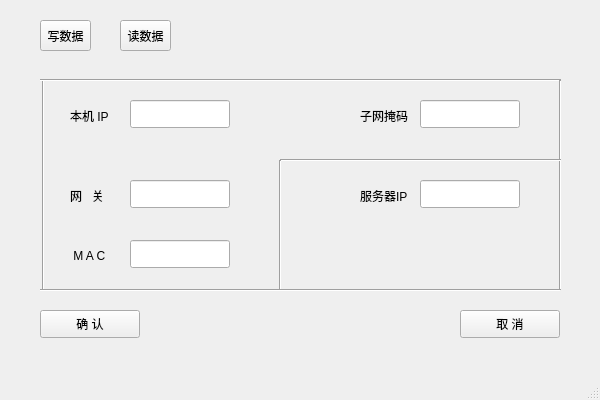
<?xml version="1.0" encoding="UTF-8"?>
<ui version="4.0">
 <class>MainWindow2</class>
 <widget class="QMainWindow" name="MainWindow2">
  <property name="geometry">
   <rect>
    <x>0</x>
    <y>0</y>
    <width>600</width>
    <height>400</height>
   </rect>
  </property>
  <property name="windowTitle">
   <string>IP配置工具</string>
  </property>
  <widget class="QWidget" name="centralwidget">
   <widget class="QPushButton" name="pushButton">
    <property name="geometry">
     <rect>
      <x>40</x>
      <y>310</y>
      <width>100</width>
      <height>28</height>
     </rect>
    </property>
    <property name="text">
     <string>确 认</string>
    </property>
   </widget>
   <widget class="QPushButton" name="pushButton_2">
    <property name="geometry">
     <rect>
      <x>460</x>
      <y>310</y>
      <width>100</width>
      <height>28</height>
     </rect>
    </property>
    <property name="text">
     <string>取 消</string>
    </property>
   </widget>
   <widget class="QLineEdit" name="lineEdit_3">
    <property name="geometry">
     <rect>
      <x>130</x>
      <y>180</y>
      <width>100</width>
      <height>28</height>
     </rect>
    </property>
   </widget>
   <widget class="Line" name="line">
    <property name="geometry">
     <rect>
      <x>33</x>
      <y>80</y>
      <width>20</width>
      <height>211</height>
     </rect>
    </property>
    <property name="orientation">
     <enum>Qt::Vertical</enum>
    </property>
   </widget>
   <widget class="Line" name="line_6">
    <property name="geometry">
     <rect>
      <x>40</x>
      <y>70</y>
      <width>521</width>
      <height>20</height>
     </rect>
    </property>
    <property name="orientation">
     <enum>Qt::Horizontal</enum>
    </property>
   </widget>
   <widget class="QLineEdit" name="lineEdit">
    <property name="geometry">
     <rect>
      <x>130</x>
      <y>100</y>
      <width>100</width>
      <height>28</height>
     </rect>
    </property>
   </widget>
   <widget class="QLabel" name="label_3">
    <property name="geometry">
     <rect>
      <x>70</x>
      <y>190</y>
      <width>54</width>
      <height>12</height>
     </rect>
    </property>
    <property name="text">
     <string>网   关</string>
    </property>
   </widget>
   <widget class="QLineEdit" name="lineEdit_2">
    <property name="geometry">
     <rect>
      <x>420</x>
      <y>100</y>
      <width>100</width>
      <height>28</height>
     </rect>
    </property>
   </widget>
   <widget class="QLabel" name="label_4">
    <property name="geometry">
     <rect>
      <x>360</x>
      <y>190</y>
      <width>54</width>
      <height>12</height>
     </rect>
    </property>
    <property name="text">
     <string>服务器IP</string>
    </property>
   </widget>
   <widget class="Line" name="line_5">
    <property name="geometry">
     <rect>
      <x>550</x>
      <y>80</y>
      <width>20</width>
      <height>211</height>
     </rect>
    </property>
    <property name="orientation">
     <enum>Qt::Vertical</enum>
    </property>
   </widget>
   <widget class="Line" name="line_4">
    <property name="geometry">
     <rect>
      <x>280</x>
      <y>150</y>
      <width>281</width>
      <height>20</height>
     </rect>
    </property>
    <property name="orientation">
     <enum>Qt::Horizontal</enum>
    </property>
   </widget>
   <widget class="Line" name="line_3">
    <property name="geometry">
     <rect>
      <x>270</x>
      <y>160</y>
      <width>20</width>
      <height>131</height>
     </rect>
    </property>
    <property name="orientation">
     <enum>Qt::Vertical</enum>
    </property>
   </widget>
   <widget class="QLineEdit" name="lineEdit_4">
    <property name="geometry">
     <rect>
      <x>420</x>
      <y>180</y>
      <width>100</width>
      <height>28</height>
     </rect>
    </property>
   </widget>
   <widget class="Line" name="line_2">
    <property name="geometry">
     <rect>
      <x>40</x>
      <y>280</y>
      <width>521</width>
      <height>20</height>
     </rect>
    </property>
    <property name="orientation">
     <enum>Qt::Horizontal</enum>
    </property>
   </widget>
   <widget class="QLabel" name="label">
    <property name="geometry">
     <rect>
      <x>70</x>
      <y>110</y>
      <width>54</width>
      <height>12</height>
     </rect>
    </property>
    <property name="baseSize">
     <size>
      <width>0</width>
      <height>2</height>
     </size>
    </property>
    <property name="lineWidth">
     <number>2</number>
    </property>
    <property name="text">
     <string>本机 IP</string>
    </property>
   </widget>
   <widget class="QLabel" name="label_2">
    <property name="geometry">
     <rect>
      <x>360</x>
      <y>110</y>
      <width>54</width>
      <height>12</height>
     </rect>
    </property>
    <property name="text">
     <string>子网掩码</string>
    </property>
   </widget>
   <widget class="QLabel" name="label_5">
    <property name="geometry">
     <rect>
      <x>70</x>
      <y>250</y>
      <width>54</width>
      <height>12</height>
     </rect>
    </property>
    <property name="text">
     <string> M A C</string>
    </property>
   </widget>
   <widget class="QLineEdit" name="lineEdit_5">
    <property name="geometry">
     <rect>
      <x>130</x>
      <y>240</y>
      <width>100</width>
      <height>28</height>
     </rect>
    </property>
    <property name="text">
     <string/>
    </property>
   </widget>
   <widget class="QToolButton" name="toolButton">
    <property name="geometry">
     <rect>
      <x>40</x>
      <y>20</y>
      <width>51</width>
      <height>31</height>
     </rect>
    </property>
    <property name="text">
     <string>写数据</string>
    </property>
   </widget>
   <widget class="QToolButton" name="toolButton_2">
    <property name="geometry">
     <rect>
      <x>120</x>
      <y>20</y>
      <width>51</width>
      <height>31</height>
     </rect>
    </property>
    <property name="text">
     <string>读数据</string>
    </property>
   </widget>
  </widget>
  <widget class="QMenuBar" name="menubar">
   <property name="geometry">
    <rect>
     <x>0</x>
     <y>0</y>
     <width>600</width>
     <height>23</height>
    </rect>
   </property>
  </widget>
  <widget class="QStatusBar" name="statusbar"/>
 </widget>
 <resources/>
 <connections/>
</ui>
